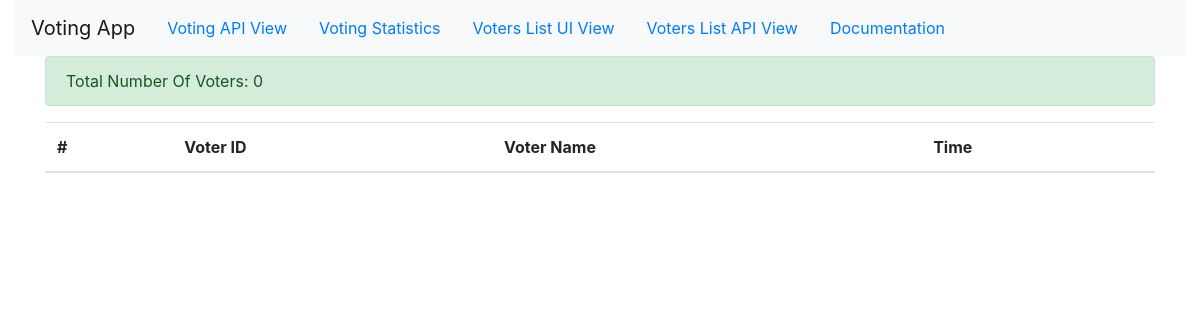
The app's page /voter-list/, older data.
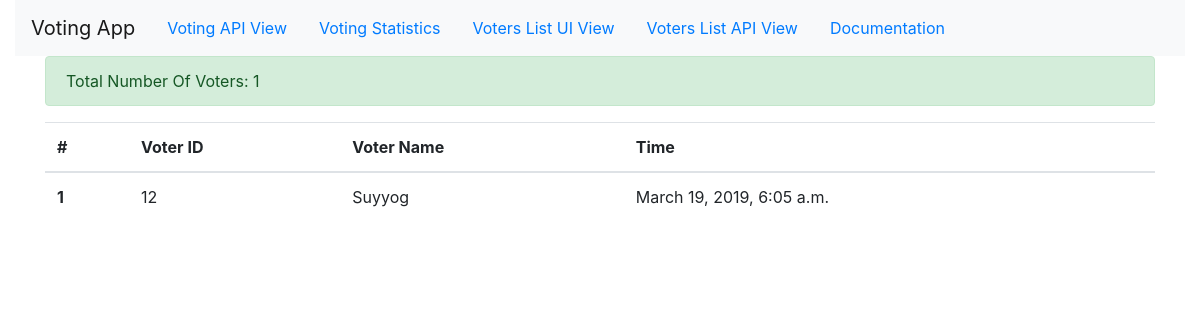
The same page, newer data.
### pollingApp/models.py (models this page shows, shortened)
class VoterDetail(models.Model):
    voter_id = models.CharField('Voter ID', primary_key=True, null=False, max_length=10)
    uidi = models.BigIntegerField('Aadhar Number ', unique=True, validators=[MaxValueValidator(9999999999999999)])
    voter_name = models.CharField('Voter Name', max_length=150, null=False)
    voted_to = models.CharField('Vote To', max_length=150, choices=panels, null=False)
    vote_time = models.DateTimeField(auto_now=datetime.datetime.now(), null=False)
    class Meta:
        db_table = 'PollsApp'

### pollingApp/views.py (the view)
# urls.py: path('voter-list/', voter_list, name='voter-list'),
def voter_list(request):
    if request.method == 'GET':
        data = VoterDetail.objects.all().values()
        total = VoterDetail.objects.count()
        return render(request, 'voters_list.html', {'data': data, 'total': total})

### pollingApp/templates/voters_list.html
{% extends 'base.html' %}
{% block content %}
<div class="alert alert-success" role="alert">
    Total Number Of Voters: {{ total }}
</div>
<table class="table">
    <thead>
    <tr>
        <th scope="col">#</th>
        <th scope="col">Voter ID</th>
        <th scope="col">Voter Name</th>
        <th scope="col">Time</th>
    </tr>
    </thead>
    <tbody>
    {% for eachVoter in data %}
    <tr>
        <th scope="row">{{ forloop.counter }}</th>
        <td>{{ eachVoter.voter_id }}</td>
        <td>{{ eachVoter.voter_name }}</td>
        <td>{{ eachVoter.vote_time }}</td>
    </tr>
    {% endfor %}
    </tbody>
</table>
{% endblock %}

### pollingApp/templates/base.html (shortened to what this page needs)
<!doctype html>
<html lang="en">
<head>
    <link rel="stylesheet" href="https://maxcdn.bootstrapcdn.com/bootstrap/4.0.0/css/bootstrap.min.css"
>
</head>
<body>
<div class="container-fluid">
    <nav class="navbar navbar-expand-lg navbar-light bg-light">
        <a class="navbar-brand" href="#">Voting App</a>
        <a class="nav-link" href="http://localhost:8000/voting/">Voting API View</a>
        <a class="nav-link" href="{% url 'voting-detail' %}">Voting Statistics</a>
        <a class="nav-link" href="{% url 'voter-list' %}">Voters List UI View</a>
        <a class="nav-link" href="{% url 'voter-list-api' %}">Voters List API View</a>
        <a class="nav-link" href="http://localhost:8000/docs/">Documentation</a>
    </nav>
    <div class="row">
        <div class="col-lg-12">
            <div class="container">
                {% block content %}
                {% endblock %}
            </div>
        </div>
    </div>
</div>
</body>
</html>

Row changes from the older to the newer data that the page shows:
added VoterDetail: voter_id "12", voter_name "Suyyog", vote_time "March 19, 2019, 6:05 a.m."
Text that changed along with them:
{{ total }}: "0" → "1"
